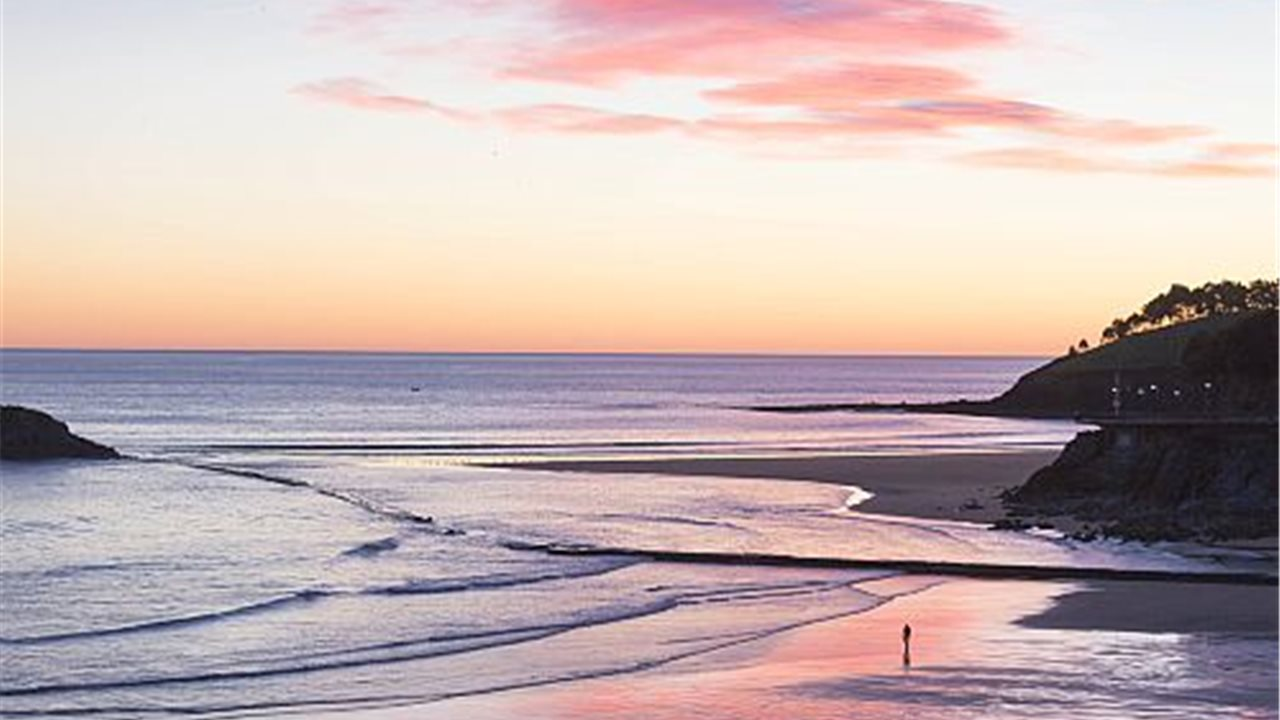
#> input picture pai.jpg, 1280 x 720 px
$ python Deteccion_colores.py
#> lines starting #> are read from the running program, lines starting #| are printed output that depends on the picture; after the words box and inside, x2 and y2 are one past the last pixel; in counts of white or black regions, pixels touching at a corner belong together
import cv2
import cv
import numpy as np
original = cv2.imread("pai.jpg")
#> original is the input picture: shape (720, 1280, 3); mean B, G, R 177.6, 178.2, 196.1
cv2.imshow("original", original)
gris = cv2.cvtColor(original, cv2.COLOR_BGR2GRAY)
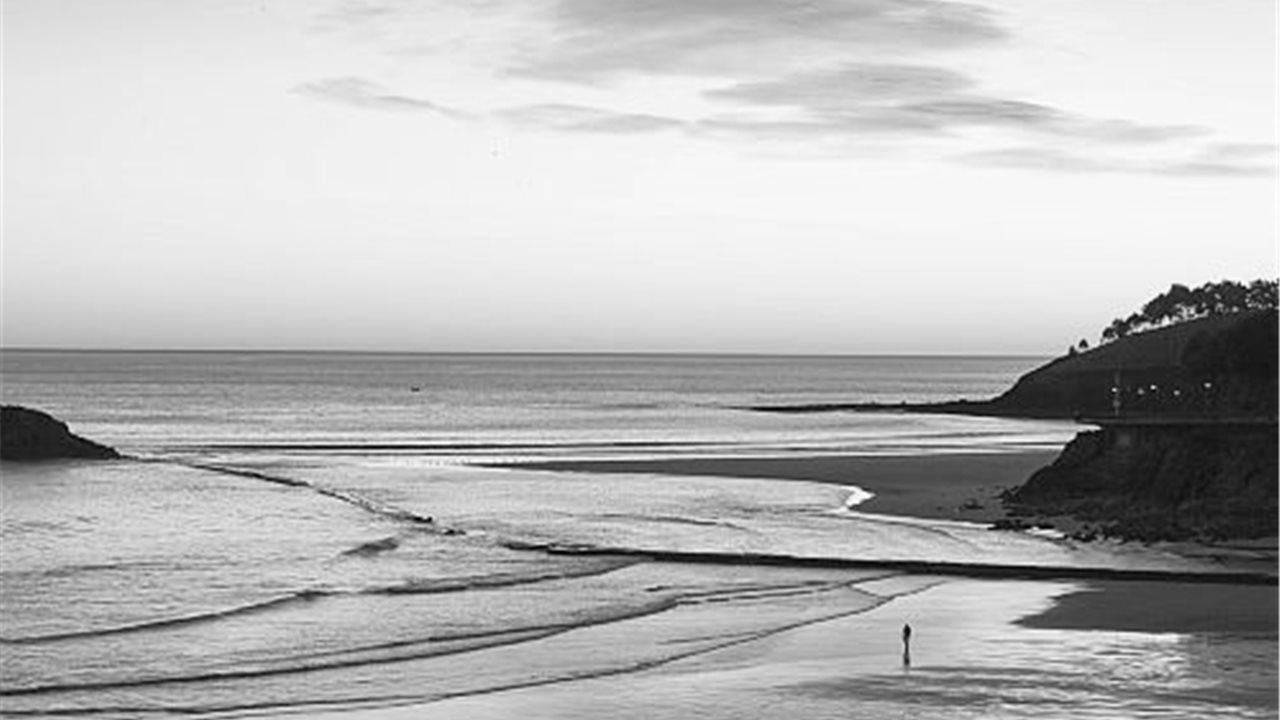
#> gris: shape (720, 1280); min 1, max 255, mean 183.5
gauss = cv2.GaussianBlur(gris, (5,5), 0)
cv2.imshow("suavizado", gauss)
canny = cv2.Canny(gauss, 50, 150)
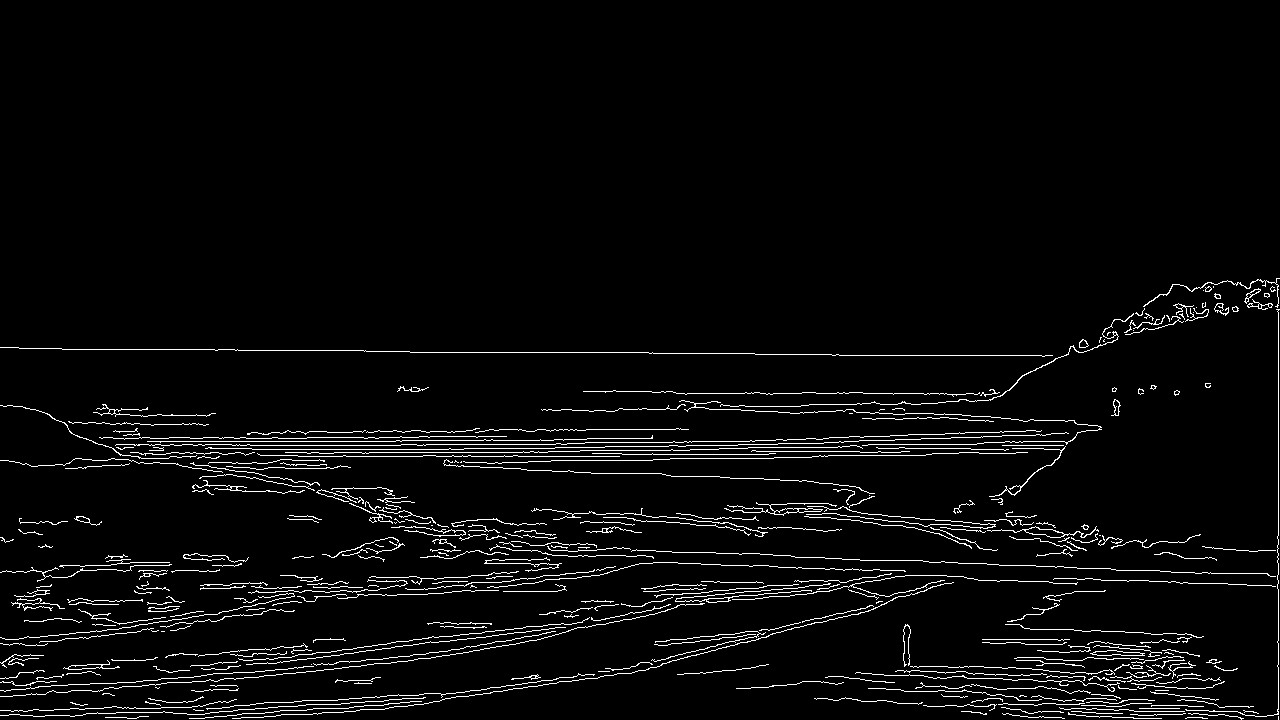
#> canny: shape (720, 1280); 3.8% white in thin lines or dots, all inside (x1, y1, x2, y2) = (0, 278, 1280, 720)
cv2.imshow("canny", canny)
(contornos,_) = cv2.findContours(canny.copy(), cv2.RETR_EXTERNAL, cv2.CHAIN_APPROX_SIMPLE)
#> contornos = 343 contours, 315 with area under 20; largest, box (x1, y1, x2, y2) and area: (987, 526, 1099, 538) 248, (1090, 650, 1145, 656) 173, (724, 502, 837, 516) 172, (63, 660, 120, 670) 126, (675, 583, 831, 603) 88
print("He encontrado {} objetos".format(len(contornos)))
#| He encontrado 343 objetos
cv2.drawContours(original,contornos,-1,(0,0,255), 2)
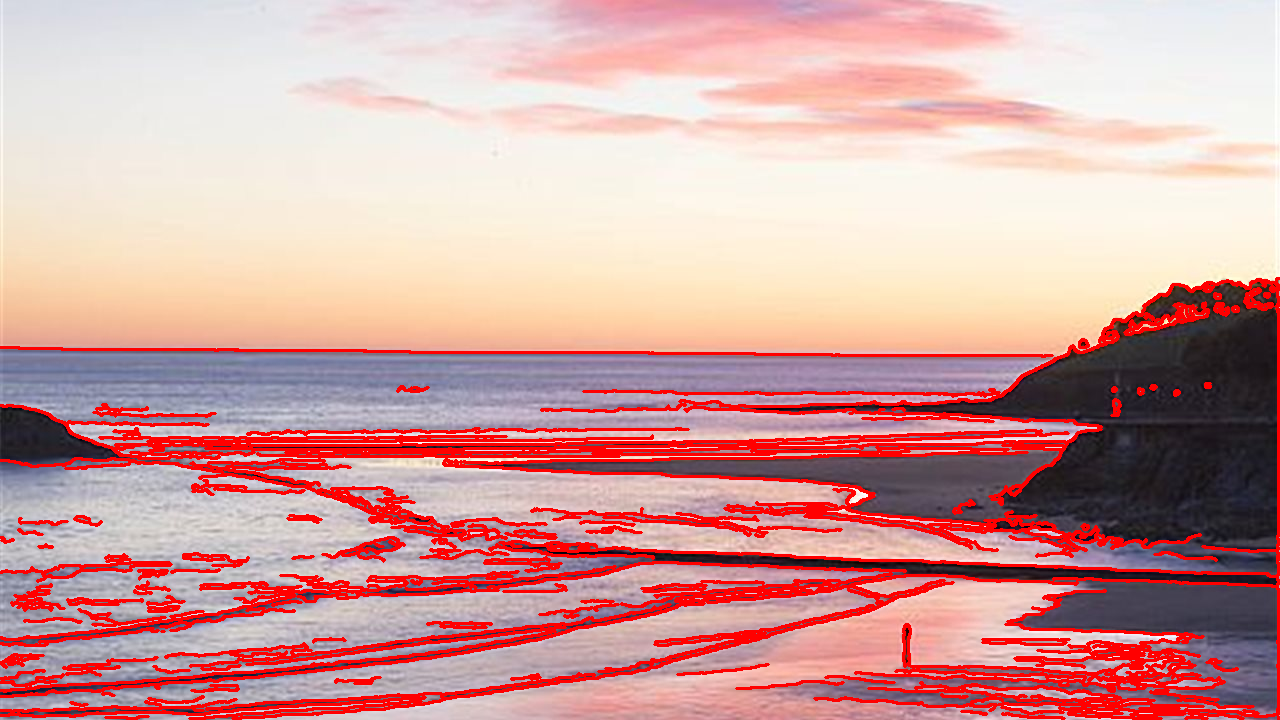
#> original: shape (720, 1280, 3); 12.02% of pixels changed, all inside (x1, y1, x2, y2) = (0, 277, 1280, 720)
cv2.imshow("contornos", original)
cv2.waitKey(0)
